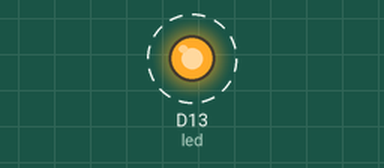
Recording of a program running on a simulated CircuitPython board. Shown: output pins drawn as LEDs (lit = HIGH). Dashed ring = blinking.

Above: at 0.5 s.
Timing chart, 0 to 4.6 s (numbered marks = the images above):
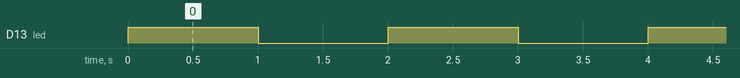

The program:

LED_blinken.py
```python
"""
LED blinken lassen (digitalio)

================================================"""

import time
import digitalio
import board

led = digitalio.DigitalInOut(board.D13)
led.switch_to_output()

while True:
    # turn led ON
    led.value = True
    # wait 1 second
    time.sleep(1.0)
    # turn led off
    led.value = False
    # wait 1 second
    time.sleep(1.0)
```

Measured:
- by itself, D13 (led): alternates HIGH for 1.0 s and LOW for 1.0 s
